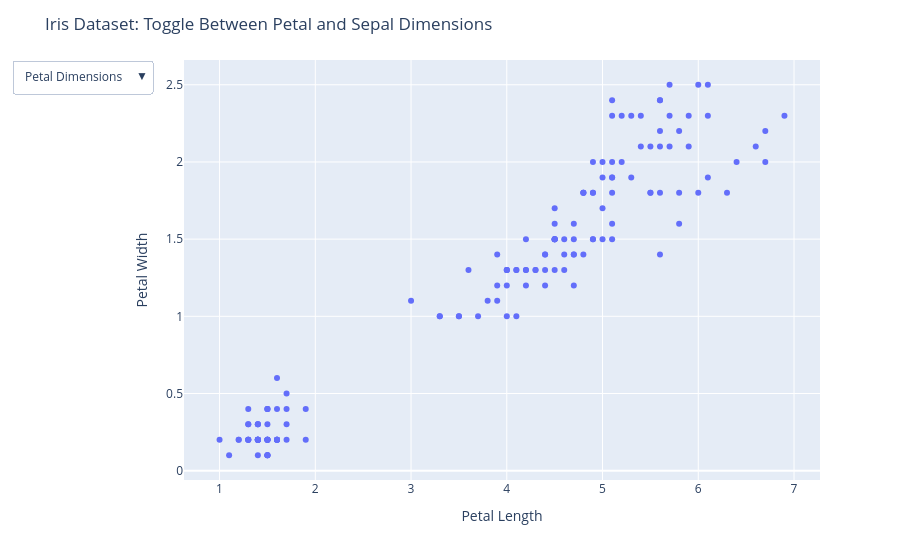

Notebook code for this chart:
### Code cell
fig = px.scatter(
    irisdf,
    x="petal_length",
    y="petal_width",
)

fig.update_layout(
    updatemenus=[
        dict(
            buttons=list([
                dict(label="Petal Dimensions",
                     method="update",
                     args=[{"x": [irisdf["petal_length"]],
                            "y": [irisdf["petal_width"]]},
                           {"xaxis": {"title": "Petal Length"},
                            "yaxis": {"title": "Petal Width"}}]),
                dict(label="Sepal Dimensions",
                     method="update",
                     args=[{"x": [irisdf["sepal_length"]],
                            "y": [irisdf["sepal_width"]]},
                           {"xaxis": {"title": "Sepal Length"},
                            "yaxis": {"title": "Sepal Width"}}])
            ]),

        )
    ],
    title="Iris Dataset: Toggle Between Petal and Sepal Dimensions",
    xaxis_title="Petal Length",
    yaxis_title="Petal Width"
)
fig.show()
fig.write_html("dropdown.html")

### Figure 1 — Plotly figure (JSON) as saved in the notebook; plotly's stock layout.template omitted (floating-point values rounded to 4 significant figures; data arrays with more than 128 entries replaced by an {"elided": "..."} marker saying what was removed)
{"data": [{"hovertemplate": "petal_length=%{x}<br>petal_width=%{y}<extra></extra>", "legendgroup": "", "marker": {"color": "#636efa", "symbol": "circle"}, "mode": "markers", "name": "", "orientation": "v", "showlegend": false, "type": "scatter", "x": {"elided": "150 float values"}, "xaxis": "x", "y": {"elided": "150 float values"}, "yaxis": "y"}], "layout": {"legend": {"tracegroupgap": 0}, "margin": {"t": 60}, "title": {"text": "Iris Dataset: Toggle Between Petal and Sepal Dimensions"}, "updatemenus": [{"buttons": [{"args": [{"x": {"elided": "1x150 float values"}, "y": {"elided": "1x150 float values"}}, {"xaxis": {"title": "Petal Length"}, "yaxis": {"title": "Petal Width"}}], "label": "Petal Dimensions", "method": "update"}, {"args": [{"x": {"elided": "1x150 float values"}, "y": {"elided": "1x150 float values"}}, {"xaxis": {"title": "Sepal Length"}, "yaxis": {"title": "Sepal Width"}}], "label": "Sepal Dimensions", "method": "update"}]}], "xaxis": {"anchor": "y", "domain": [0, 1], "title": {"text": "Petal Length"}}, "yaxis": {"anchor": "x", "domain": [0, 1], "title": {"text": "Petal Width"}}}}
